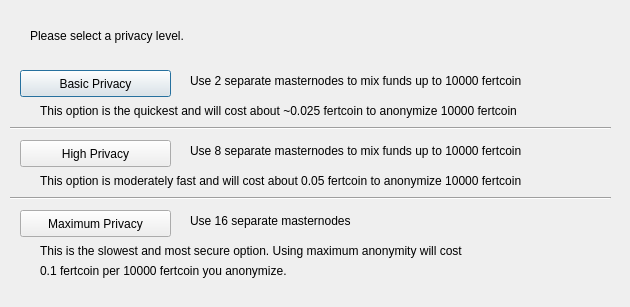
<?xml version="1.0" encoding="UTF-8"?>
<ui version="4.0">
 <class>ObfuscationConfig</class>
 <widget class="QDialog" name="ObfuscationConfig">
  <property name="geometry">
   <rect>
    <x>0</x>
    <y>0</y>
    <width>630</width>
    <height>307</height>
   </rect>
  </property>
  <property name="windowTitle">
   <string>Configure Obfuscation</string>
  </property>
  <widget class="QPushButton" name="buttonBasic">
   <property name="geometry">
    <rect>
     <x>20</x>
     <y>70</y>
     <width>151</width>
     <height>27</height>
    </rect>
   </property>
   <property name="text">
    <string>Basic Privacy</string>
   </property>
  </widget>
  <widget class="QPushButton" name="buttonHigh">
   <property name="geometry">
    <rect>
     <x>20</x>
     <y>140</y>
     <width>151</width>
     <height>27</height>
    </rect>
   </property>
   <property name="text">
    <string>High Privacy</string>
   </property>
  </widget>
  <widget class="QPushButton" name="buttonMax">
   <property name="geometry">
    <rect>
     <x>20</x>
     <y>210</y>
     <width>151</width>
     <height>27</height>
    </rect>
   </property>
   <property name="text">
    <string>Maximum Privacy</string>
   </property>
  </widget>
  <widget class="QLabel" name="label">
   <property name="geometry">
    <rect>
     <x>30</x>
     <y>20</y>
     <width>571</width>
     <height>31</height>
    </rect>
   </property>
   <property name="text">
    <string>Please select a privacy level.</string>
   </property>
  </widget>
  <widget class="QLabel" name="label_2">
   <property name="geometry">
    <rect>
     <x>190</x>
     <y>70</y>
     <width>421</width>
     <height>21</height>
    </rect>
   </property>
   <property name="text">
    <string>Use 2 separate masternodes to mix funds up to 10000 fertcoin</string>
   </property>
  </widget>
  <widget class="QLabel" name="label_3">
   <property name="geometry">
    <rect>
     <x>190</x>
     <y>140</y>
     <width>411</width>
     <height>21</height>
    </rect>
   </property>
   <property name="text">
    <string>Use 8 separate masternodes to mix funds up to 10000 fertcoin</string>
   </property>
  </widget>
  <widget class="QLabel" name="label_4">
   <property name="geometry">
    <rect>
     <x>190</x>
     <y>210</y>
     <width>421</width>
     <height>21</height>
    </rect>
   </property>
   <property name="text">
    <string>Use 16 separate masternodes</string>
   </property>
  </widget>
  <widget class="QLabel" name="label_6">
   <property name="geometry">
    <rect>
     <x>40</x>
     <y>100</y>
     <width>561</width>
     <height>21</height>
    </rect>
   </property>
   <property name="text">
    <string>This option is the quickest and will cost about ~0.025 fertcoin to anonymize 10000 fertcoin</string>
   </property>
  </widget>
  <widget class="QLabel" name="label_7">
   <property name="geometry">
    <rect>
     <x>40</x>
     <y>170</y>
     <width>561</width>
     <height>21</height>
    </rect>
   </property>
   <property name="text">
    <string>This option is moderately fast and will cost about 0.05 fertcoin to anonymize 10000 fertcoin</string>
   </property>
  </widget>
  <widget class="QLabel" name="label_8">
   <property name="geometry">
    <rect>
     <x>40</x>
     <y>240</y>
     <width>561</width>
     <height>21</height>
    </rect>
   </property>
   <property name="text">
    <string>This is the slowest and most secure option. Using maximum anonymity will cost</string>
   </property>
  </widget>
  <widget class="QLabel" name="label_9">
   <property name="geometry">
    <rect>
     <x>40</x>
     <y>260</y>
     <width>561</width>
     <height>21</height>
    </rect>
   </property>
   <property name="text">
    <string>0.1 fertcoin per 10000 fertcoin you anonymize.</string>
   </property>
  </widget>
  <widget class="Line" name="line">
   <property name="geometry">
    <rect>
     <x>10</x>
     <y>120</y>
     <width>601</width>
     <height>16</height>
    </rect>
   </property>
   <property name="orientation">
    <enum>Qt::Horizontal</enum>
   </property>
  </widget>
  <widget class="Line" name="line_2">
   <property name="geometry">
    <rect>
     <x>10</x>
     <y>190</y>
     <width>601</width>
     <height>16</height>
    </rect>
   </property>
   <property name="orientation">
    <enum>Qt::Horizontal</enum>
   </property>
  </widget>
 </widget>
 <resources/>
 <connections/>
</ui>
